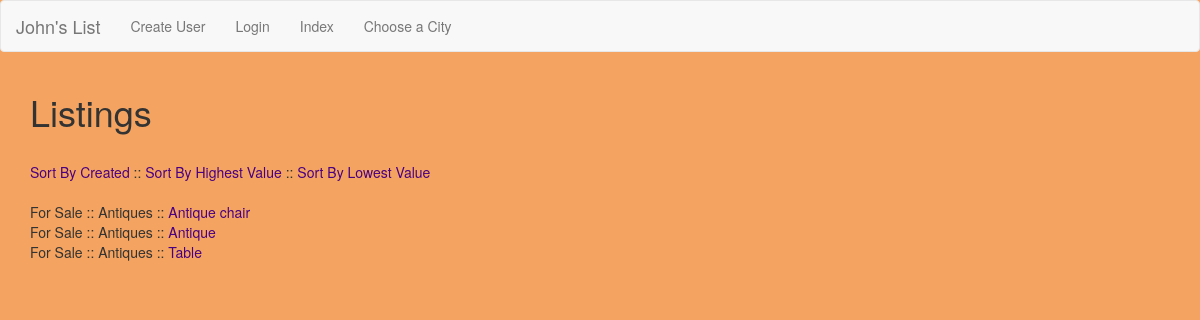
/1/, run on the app's committed database.
### craigs_list/models.py (models this page shows, shortened)
class Listing(models.Model):
    listing_category = models.ForeignKey(Category)
    listing_subcategory = models.ForeignKey(SubCategory)
    city = models.CharField(max_length=30, choices=CITY_CHOICES, default=GREENVILLE)
    title = models.CharField(max_length=30)
    description = models.TextField()
    value = models.CharField(max_length=30)
    user = models.ForeignKey(User)
    created = models.DateTimeField(auto_now_add=True)
    photo = models.ImageField(upload_to="listing_photos", null=True, blank=True, verbose_name="Listing Photo")

class Category(models.Model):
    name = models.CharField(max_length=30)
    def __str__(self):
        return self.name

class SubCategory(models.Model):
    category = models.ForeignKey(Category, related_name="subcategories")
    subcategory_name = models.CharField(max_length=30)
    def __str__(self):
        return self.subcategory_name

### craigs_list/views.py (the view)
# urls.py: url(r'^(?P<pk>\d+)/$', SubCategoryListingView.as_view(), name='subcategory_listing_view'),
class SubCategoryListingView(ListView):
    def get_queryset(self, **kwargs):
        category_id = self.kwargs.get('pk', None)
        return Listing.objects.filter(listing_subcategory_id=category_id)

### templates/craigs_list/listing_list.html (shortened to what this page needs)
{% extends "base.html" %}
    {% block content %}
    <h1>Listings</h1>
    <br>
      {% for listing in object_list|slice:"1" %}
        <a href="{% url 'sort_by_created_view' listing.listing_subcategory.pk %}">Sort By Created</a> ::
        <a href="{% url 'sort_by_highest_view' listing.listing_subcategory.pk %}">Sort By Highest Value</a> ::
        <a href="{% url 'sort_by_lowest_view' listing.listing_subcategory.pk %}">Sort By Lowest Value</a>
      {% endfor %}
    <br>
    <br>
    {% for listing in object_list %}
    {{ listing.listing_category}} ::
    {{ listing.listing_subcategory}} ::
      <a href="{% url 'listing_detailed_view' listing.pk %}">{{ listing.title }}</a>
      <br>
    {% endfor %}
    {% endblock %}

### craigs_list/static/craigs_list/css/craigs_list.css (style rules this page uses)
a { color: indigo; }

### data on the page
Listing: listing_category "For Sale", listing_subcategory "Antiques", title "Antique chair"
Listing: listing_category "For Sale", listing_subcategory "Antiques", title "Antique"
Listing: listing_category "For Sale", listing_subcategory "Antiques", title "Table"
